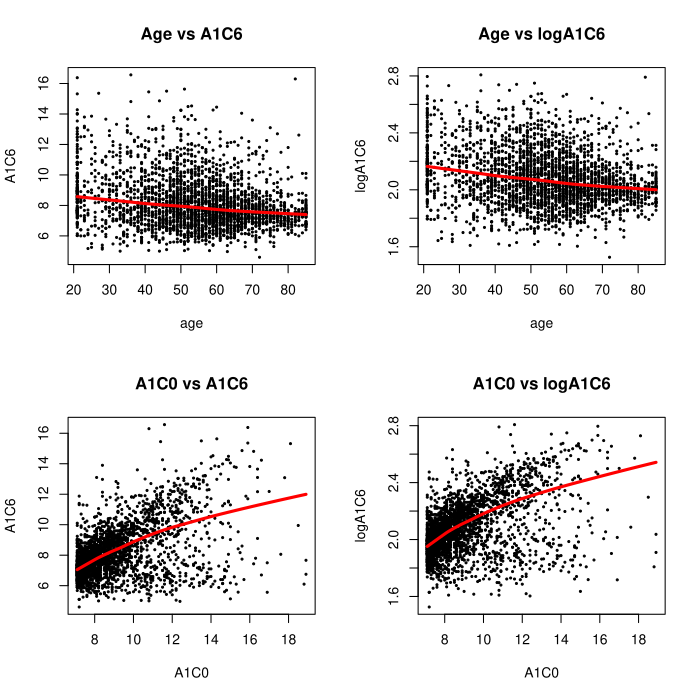

The script that drew this image:
## original file is/was ...
## ~btuyishimire/allfiles/RESEARCH/NEWBART/TEST/A1CDATA/a1cdata_full.R
## compare results with 
## ~btuyishimire/allfiles/RESEARCH/NEWBART/TEST/A1CDATA/a1cdata_full.pdf
## library(btBART)
library(BART4)
library(BART3)
library(BayesTree)
library(lmeVarComp)
library(mgcv)
##source("~btuyishimire/allfiles/RESEARCH/Rfunctions/lpml.R")
source("../R/lpml.R")

##A1C DATA FROM THE PHI DIABETES STUDY
##path="~btuyishimire/Documents/PHI/TARIMA/manuscript3/illustrative_example/"
##path <- system.file('dm', package='btBART')
path <- '../inst/dm'
data <- read.csv(paste(path,"monthly_data12.csv",sep="/"),header=TRUE)
demograph <- c("age","Female","race_cat","new_insurance",
               "marital_status_cat","religion_cat")
health <- c("A1C0","DEPRESS","HYPERTSN","bmicat","hdlcat","ldlcat",
            "systolicbpcat","diastolicbpcat")
trt <- c("newcurr_insulin","neworder_insulin","newdisp_insulin",
         "newcurr_met","neworder_met","newdisp_met")
## data <- data[!is.na(data$A1C6), c('A1C6', 'logA1C6',
##   demograph, health, trt)]
## data$age <- pmax(21, pmin(floor(data$age), 85))
## write.csv(data, file='../inst/dm/monthly_data12.csv', row.names=FALSE)

##-------  1. Check additivity of health and demographic factors ------------

data_full <- data
n_full <- nrow(data_full)
## data_notrt <- data[data$newcurr_insulin=="No or Unknown" & data$newcurr_met == "No or Unknown",]
## n_notrt <- nrow(data_notrt)

ndpost <- 1000; burn <- 100

## A1C
##----- First do analysis using data without treatment 

xtrain1 <- makeind(data_full[,demograph])
xtrain2 <- makeind(data_full[,health])
xtrain_all <- cbind(xtrain1,xtrain2)
ytrain <- data_full$A1C6

post_1b <- wbart( x.train  = xtrain_all,
                  y.train  = ytrain,
                  ndpost   = ndpost,
                  nskip    =  burn)
 
mse1 <- mean((ytrain-post_1b$yhat.train.mean)^2)

sigs1 <- post_1b$sigma[(burn+1):(burn+ndpost)]
mus1 <- post_1b$yhat.train
out1 <- lpml(ytrain,mus1,sigs1)

##TWO BARTS

post_2b <- twbarts( x.train1 = xtrain1,
                    x.train2 = xtrain2,
                    y.train  = ytrain,   
                    ndpost   = ndpost, 
                    nskip    = burn)
 
sigs2 <- post_2b$sigma[(burn+1):(burn+ndpost)]  
mus2  <- post_2b$yhat.train
out2  <- lpml(ytrain,mus2,sigs2) 
mse2  <- mean((ytrain-post_2b$yhat.train.mean)^2)

(pbf_orig <- exp(out1$LPML-out2$LPML))

## log A1C
##----- First do analysis using data without treatment 

xtrain1 <- makeind(data_full[,demograph])
xtrain2 <- makeind(data_full[,health])
xtrain_all <- cbind(xtrain1,xtrain2)
ytrain <- data_full$logA1C6

post_1b <- wbart( x.train  = xtrain_all,
                  y.train  = ytrain,
                  ndpost   = ndpost,
                  nskip    = burn)
 
mse1 <- mean((ytrain-post_1b$yhat.train.mean)^2)

sigs1 <- post_1b$sigma[(burn+1):(burn+ndpost)]
mus1 <- post_1b$yhat.train
out1 <- lpml(ytrain,mus1,sigs1)

##TWO BARTS

post_2b <- twbarts( x.train1 = xtrain1,
                    x.train2 = xtrain2,
                    y.train  = ytrain,   
                    ndpost   = ndpost, 
                    nskip    = burn)
 
sigs2 <- post_2b$sigma[(burn+1):(burn+ndpost)]  
mus2  <- post_2b$yhat.train
out2  <- lpml(ytrain,mus2,sigs2) 
mse2  <- mean((ytrain-post_2b$yhat.train.mean)^2)

(pbf_log <- exp(out1$LPML-out2$LPML))

## A1C
ytrain <- data_full$A1C6

post_1b <- wbart( x.train  = data_full[,c("age","A1C0")] ,
                  y.train  = ytrain,
                  ndpost   = ndpost,
                  nskip    = burn)
 
sigs1 <- post_1b$sigma[(burn+1):(burn+ndpost)]
mus1 <- post_1b$yhat.train
out1 <- lpml(ytrain,mus1,sigs1)

##TWO BARTS

post_2b <- twbarts( x.train1 = data_full[,c("age")],
                    x.train2 = data_full[,c("A1C0")],
                    y.train  = ytrain,   
                    ndpost   = ndpost, 
                    nskip    = burn)  

sigs2 <- post_2b$sigma[(burn+1):(burn+ndpost)]   
mus2  <- post_2b$yhat.train 
out2  <- lpml(ytrain,mus2,sigs2) 
mse2  <- mean((ytrain-post_2b$yhat.train.mean )^2)

##Normalize data
agen <- (data_full$age-min(data_full$age))/(max(data_full$age)-min(data_full$age))
A1C0n <- (data_full$A1C0-min(data_full$A1C0))/(max(data_full$A1C0)-min(data_full$A1C0))

xx <- cbind(agen,A1C0n)

(addtest_ageA1C0_ori <- test.additivity(xx, ytrain))
(pbf_ageA1C0_ori <- exp(out1$LPML-out2$LPML))

ga1_s <- gam(ytrain~s(data_full$age,data_full$A1C0,bs="tp"), method="REML")
ga2_s <- gam(ytrain~s(data_full$age,bs="tp")+ s(data_full$A1C0,bs="tp"),method="REML")
ga1_te <- gam(ytrain~te(data_full$age,data_full$A1C0,bs="tp"), method="REML")
ga2_te <- gam(ytrain~te(data_full$age,bs="tp")+ te(data_full$A1C0,bs="tp"),method="REML")

AIC(ga1_s,ga2_s)
AIC(ga1_te,ga2_te)
anova.gam(ga1_s,ga2_s,test="F")
anova(ga1_te,ga2_te,test="F")

## log A1C

ytrain <- data_full$logA1C6

post_1b <- wbart( x.train  = data_full[,c("age","A1C0")] ,
                  y.train  = ytrain,
                  ndpost   = ndpost,
                  nskip    = burn)
 
sigs1 <- post_1b$sigma[(burn+1):(burn+ndpost)]
mus1 <- post_1b$yhat.train
out1 <- lpml(ytrain,mus1,sigs1)

##TWO BARTS

post_2b <- twbarts( x.train1 = data_full[,c("age")],
                    x.train2 = data_full[,c("A1C0")],
                    y.train  = ytrain,   
                    ndpost   = ndpost, 
                    nskip    = burn)  

sigs2 <- post_2b$sigma[(burn+1):(burn+ndpost)]   
mus2  <- post_2b$yhat.train 
out2  <- lpml(ytrain,mus2,sigs2) 
mse2  <- mean((ytrain-post_2b$yhat.train.mean )^2)

##Normalize data
agen <- (data_full$age-min(data_full$age))/(max(data_full$age)-min(data_full$age))
A1C0n <- (data_full$A1C0-min(data_full$A1C0))/(max(data_full$A1C0)-min(data_full$A1C0))

xx <- cbind(agen,A1C0n)

(addtest_ageA1C0_log <- test.additivity(xx, ytrain))
(pbf_ageA1C0_log <- exp(out1$LPML-out2$LPML))

ga1_s <- gam(ytrain~s(data_full$age,data_full$A1C0,bs="tp"), method="REML")
ga2_s <- gam(ytrain~s(data_full$age,bs="tp")+ s(data_full$A1C0,bs="tp"),method="REML")
ga1_te <- gam(ytrain~te(data_full$age,data_full$A1C0,bs="tp"), method="REML")
ga2_te <- gam(ytrain~te(data_full$age,bs="tp")+ te(data_full$A1C0,bs="tp"),method="REML")

AIC(ga1_s,ga2_s)
AIC(ga1_te,ga2_te)
anova.gam(ga1_s,ga2_s,test="F")
anova.gam(ga1_te,ga2_te,test="F")

## plotting

par(mfrow=c(2,2))   
  
  plot(data_full$age,data_full$A1C6,
       ylab = "A1C6",
       xlab = "age",cex=0.5,pch=20,
       main="Age vs A1C6")
 
  lines(lowess(data_full$age,data_full$A1C6), col="red",lwd=3)
  
  plot(data_full$age,data_full$logA1C6,
       ylab = "logA1C6",
       xlab = "age",cex=0.5,pch=20,
       main="Age vs logA1C6")
 
  lines(lowess(data_full$age,data_full$logA1C6), col="red",lwd=3)
   
   plot(data_full$A1C0,data_full$A1C6,
       ylab = "A1C6",
       xlab = "A1C0",cex=0.5,pch=20,
       main="A1C0 vs A1C6")
 
 lines(lowess(data_full$A1C0,data_full$A1C6), col="red",lwd=3)
  
  plot(data_full$A1C0,data_full$logA1C6,
       ylab = "logA1C6",
       xlab = "A1C0",cex=0.5,pch=20,
       main="A1C0 vs logA1C6")
 
  lines(lowess(data_full$A1C0,data_full$logA1C6), col="red",lwd=3)

par(mfrow=c(1,1)) 

##dev.copy2pdf(file='dm.pdf')
